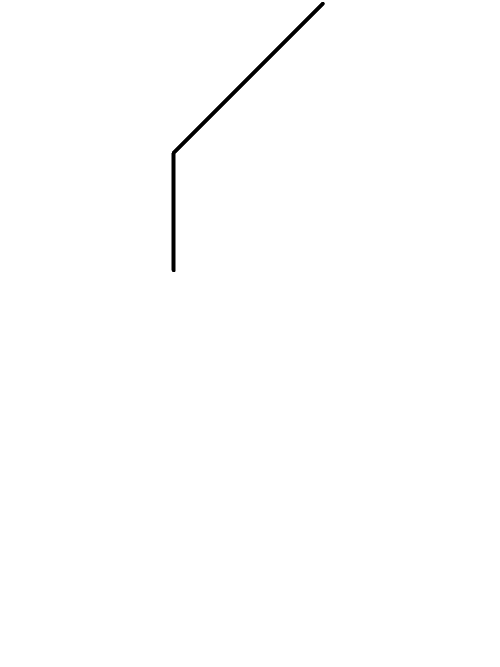
#> input picture QR_code/download3.png, 1000 x 1333 px (shown at 1/2 size)
$ python line.py
#> lines starting #> are read from the running program, lines starting #| are printed output that depends on the picture; after the words box and inside, x2 and y2 are one past the last pixel; in counts of white or black regions, pixels touching at a corner belong together
# Python program to illustrate HoughLine
# method for line detection
import cv2
import numpy as np
import time

# Reading the required image in
# which operations are to be done.
# Make sure that the image is in the same
# directory in which this python program is
img = cv2.imread('download3.png')
#> img is the input picture: shape (1333, 1000, 3); 99.6% white; 1 black region, box (x1, y1, x2, y2) and area: (343, 4, 650, 544) 5204

# Convert the img to grayscale
gray = cv2.cvtColor(img,cv2.COLOR_BGR2GRAY)

# Apply edge detection method on the image
edges = cv2.Canny(gray,50,150,apertureSize = 3)
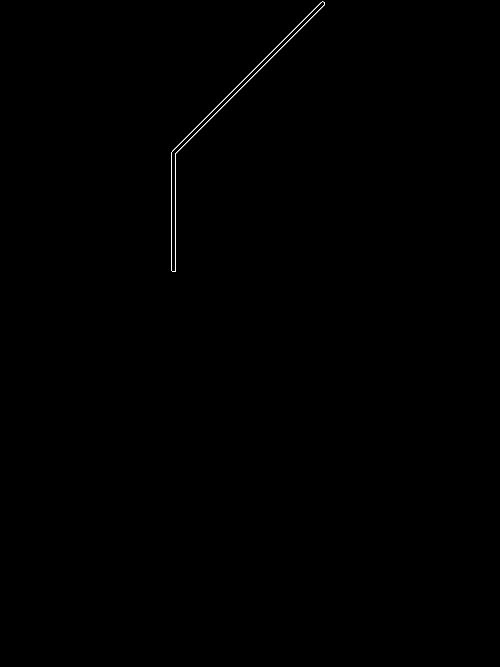
#> edges: shape (1333, 1000) (shown at 1/2 size); 0.13% white in thin lines or dots, all inside (x1, y1, x2, y2) = (342, 3, 650, 544)

# This returns an array of r and theta values
lines = cv2.HoughLines(edges,1,np.pi/180, 200)
#> lines = [[457, 0.785], [465, 0.785], [350, 0], [342, 0]]

# The below for loop runs till r and theta values
# are in the range of the 2d array
for r,theta in lines[0]:

    # Stores the value of cos(theta) in a
    a = np.cos(theta)

    # Stores the value of sin(theta) in b
    b = np.sin(theta)

    # x0 stores the value rcos(theta)
    x0 = a*r

    # y0 stores the value rsin(theta)
    y0 = b*r

    # x1 stores the rounded off value of (rcos(theta)-1000sin(theta))
    x1 = int(x0 + 1000*(-b))

    # y1 stores the rounded off value of (rsin(theta)+1000cos(theta))
    y1 = int(y0 + 1000*(a))

    # x2 stores the rounded off value of (rcos(theta)+1000sin(theta))
    x2 = int(x0 - 1000*(-b))

    # y2 stores the rounded off value of (rsin(theta)-1000cos(theta))
    y2 = int(y0 - 1000*(a))

    # cv2.line draws a line in img from the point(x1,y1) to (x2,y2).
    # (0,0,255) denotes the colour of the line to be
    #drawn. In this case, it is red.
    cv2.line(img,(x1,y1), (x2,y2), (0,0,255),2)
    # radian into degree
    theta_degree = (theta/22)*180*7
    if theta_degree <= 90 and theta_degree >= 0:
        angle = theta_degree
    elif theta_degree > 90 and theta_degree <=180:
        angle = theta_degree - 180
    else:
        angle = 999
#> this loop made 1 pass
#> (r, theta, a, b, x0, y0, x1, y1) on pass 1: (457, 0.785, 0.707, 0.707, 323.1, 323.1, -383, 1030)
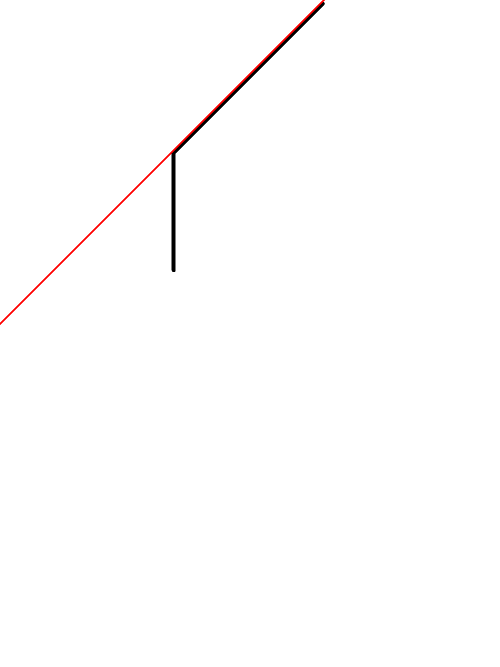
#> img: shape (1333, 1000, 3) (shown at 1/2 size); 0.24% of pixels changed, all inside (x1, y1, x2, y2) = (0, 0, 650, 650)

# All the changes made in the input image are finally
# written on a new image houghlines.jpg
cv2.imwrite('linesDetected3_0.jpg', img)

cv2.destroyAllWindows()
